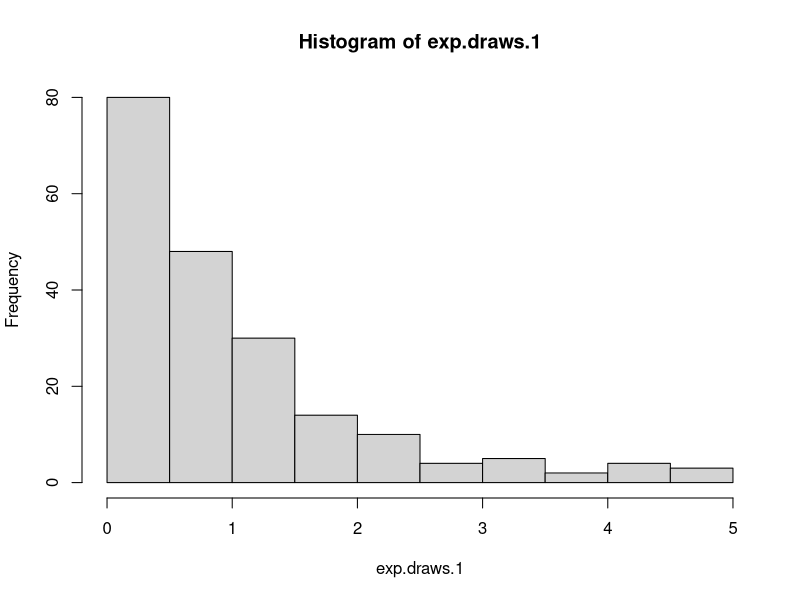
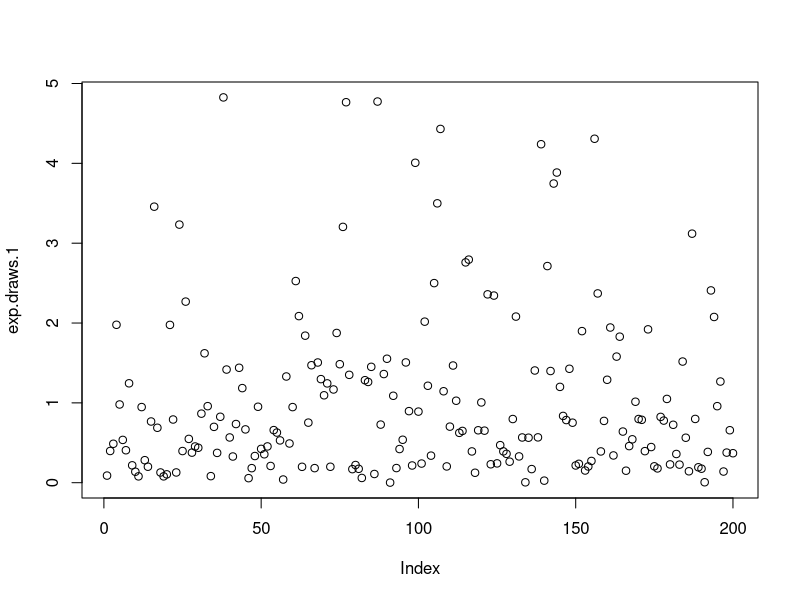
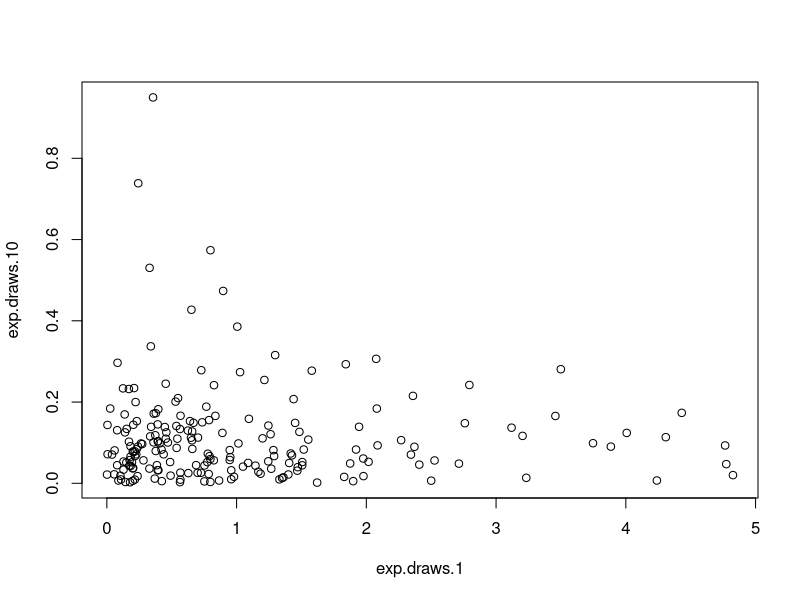
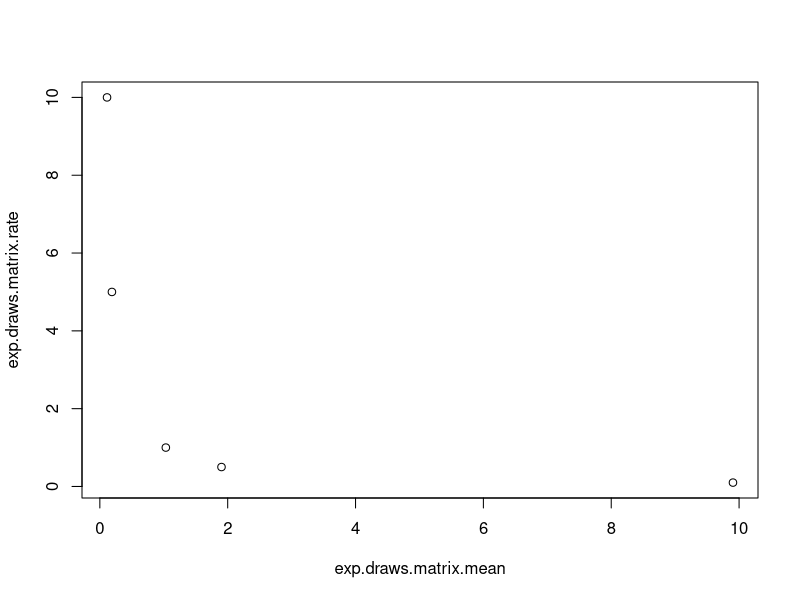
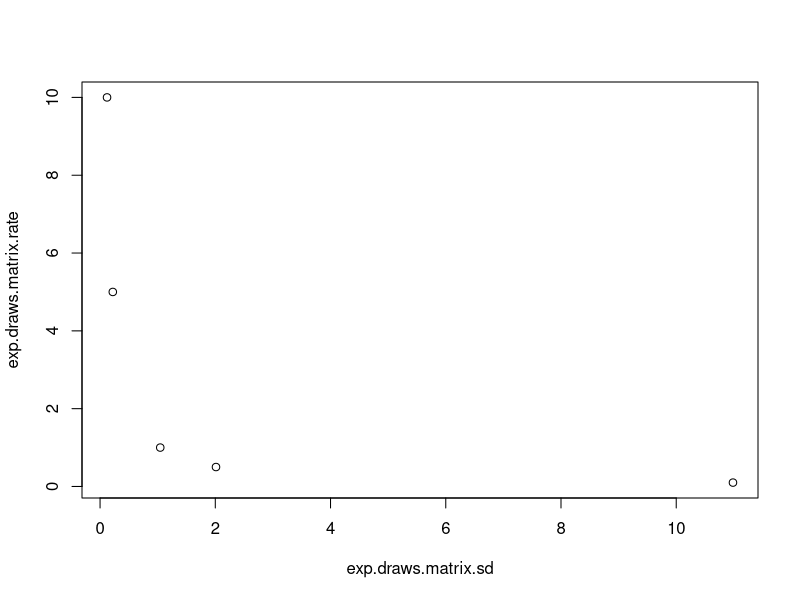
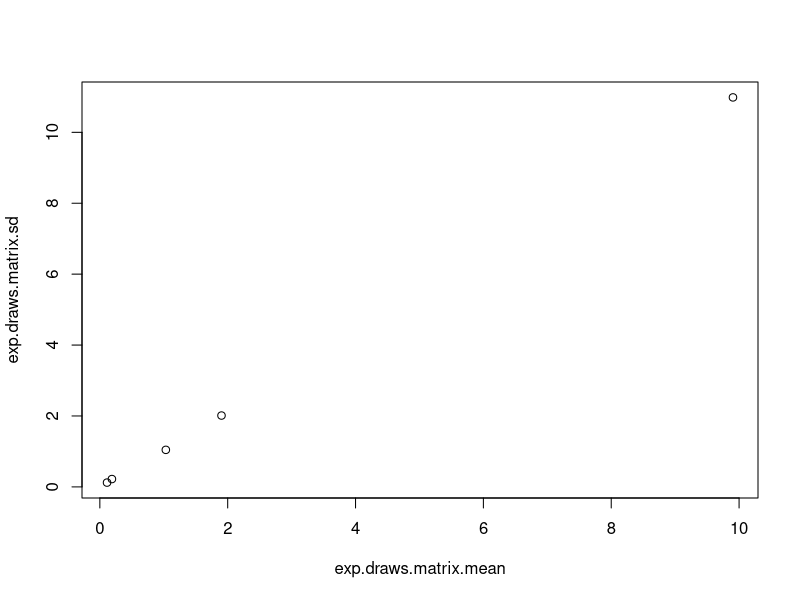
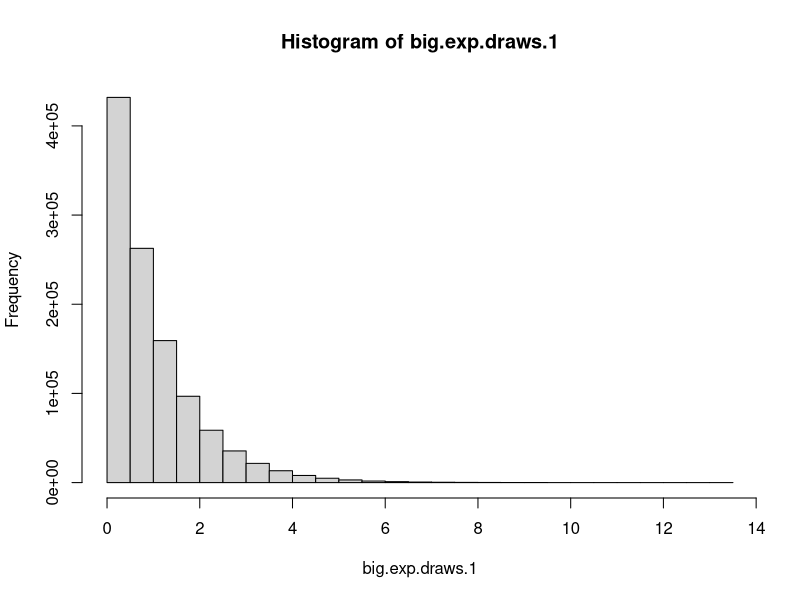
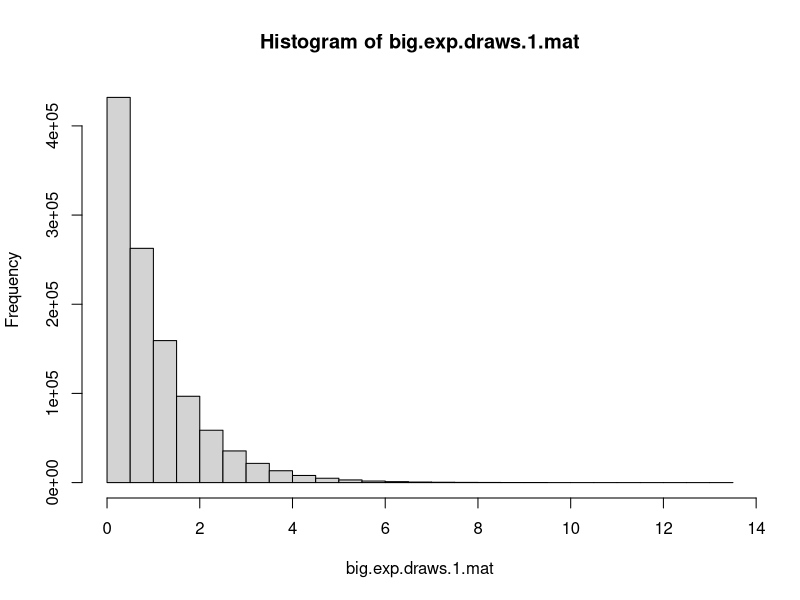

Reproduce these figures in R, in order.
## ---- chunk 1
exp.draws.1 <- rexp(n = 200)
## ---- chunk 2
exp.draws.1.mean <- mean(exp.draws.1)
exp.draws.1.mean
## ---- chunk 3
exp.draws.1.sd <- sd(exp.draws.1)
exp.draws.1.sd
## ---- chunk 4
exp.draws.0.1 <- rexp(n = 200, rate = 0.1)
## ---- chunk 5
exp.draws.0.1.mean <- mean(exp.draws.0.1)
exp.draws.0.1.mean
## ---- chunk 6
exp.draws.0.1.sd <- sd(exp.draws.0.1)
exp.draws.0.1.sd
## ---- chunk 7
exp.draws.0.5 <- rexp(n = 200, rate = 0.5)
## ---- chunk 8
exp.draws.0.5.mean <- mean(exp.draws.0.5)
exp.draws.0.5.mean
## ---- chunk 9
exp.draws.0.5.sd <- sd(exp.draws.0.5)
exp.draws.0.5.sd
## ---- chunk 10
exp.draws.5 <- rexp(n = 200, rate = 5)
## ---- chunk 11
exp.draws.5.mean <- mean(exp.draws.5)
exp.draws.5.mean
## ---- chunk 12
exp.draws.5.sd <- sd(exp.draws.5)
exp.draws.5.sd
## ---- chunk 13
exp.draws.10 <- rexp(n = 200, rate = 10)
## ---- chunk 14
exp.draws.10.mean <- mean(exp.draws.10)
exp.draws.10.mean
## ---- chunk 15
exp.draws.10.sd <- sd(exp.draws.10)
exp.draws.10.sd
## ---- chunk 16
hist(exp.draws.1)
## ---- chunk 17
plot(exp.draws.1)
## ---- chunk 18
plot(exp.draws.1, exp.draws.10)
## ---- chunk 19
# 将五个向量合成为一个矩阵：
exp.draws.matrix <- matrix(data = c(exp.draws.1, exp.draws.0.1, exp.draws.0.5, exp.draws.5, exp.draws.10), nrow = 200, ncol = 5)
# 参数：
exp.draws.matrix.rate <- c(1, 0.1, 0.5, 5, 10)
exp.draws.matrix.rate
# 均值：
exp.draws.matrix.mean <- apply(exp.draws.matrix, 2, mean)
exp.draws.matrix.mean
# 标准差：
exp.draws.matrix.sd <- apply(exp.draws.matrix, 2, sd)
exp.draws.matrix.sd
## ---- chunk 20
plot(x = exp.draws.matrix.mean, y = exp.draws.matrix.rate)
## ---- chunk 21
plot(x = exp.draws.matrix.sd, y = exp.draws.matrix.rate)
## ---- chunk 22
plot(x = exp.draws.matrix.mean, y = exp.draws.matrix.sd)
## ---- chunk 23
big.exp.draws.1 <- rexp(n = 1100000)
## ---- chunk 24
big.exp.draws.1.mean <- mean(big.exp.draws.1)
big.exp.draws.1.mean
## ---- chunk 25
big.exp.draws.1.sd <- sd(big.exp.draws.1)
big.exp.draws.1.sd
## ---- chunk 26
hist(big.exp.draws.1)
## ---- chunk 27
big.exp.draws.1.bigger_than_1 <- big.exp.draws.1[big.exp.draws.1 > 1]
big.exp.draws.1.bigger_than_1.mean = mean(big.exp.draws.1.bigger_than_1)
big.exp.draws.1.bigger_than_1.mean
## ---- chunk 28
big.exp.draws.1.mat <- matrix(data = big.exp.draws.1, ncol = 1000)
big.exp.draws.1.mat.hist_result <- hist(big.exp.draws.1.mat)
## ---- chunk 29
big.exp.draws.1.mat.371st_col.mean <- mean(big.exp.draws.1.mat[, 371])
big.exp.draws.1.mat.371st_col.mean
## ---- chunk 30
big.exp.draws.1.mat.col.mean <- apply(big.exp.draws.1.mat, 2, mean)
hist(big.exp.draws.1.mat.col.mean)
## ---- chunk 31
big.exp.draws.1.sq <- big.exp.draws.1^0.5
big.exp.draws.1.sq.mean <- mean(big.exp.draws.1.sq)
big.exp.draws.1.sq.mean
